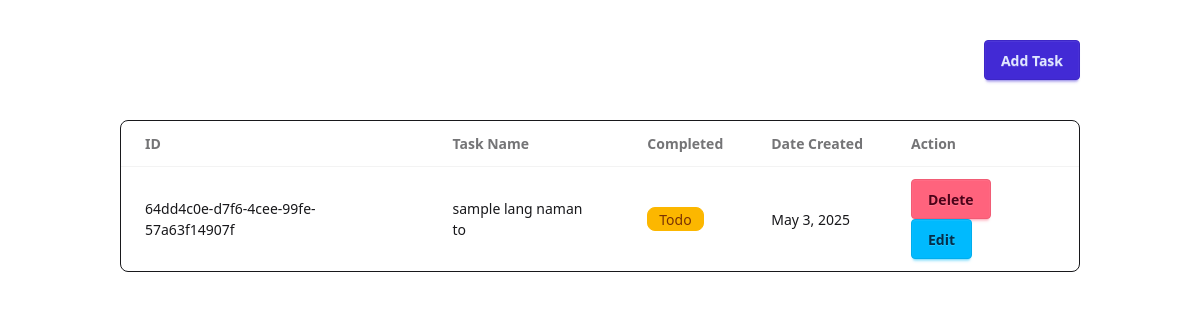
The page /to-do-list/ on the database as committed earlier.
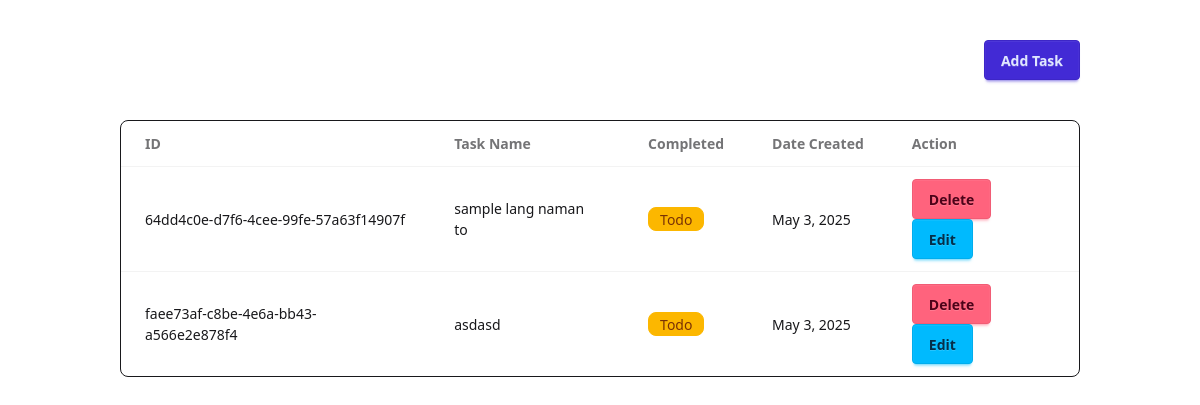
The same page on the database as committed later.
### to_do_list/models.py (models this page shows)
class Todo(models.Model):
    id = models.UUIDField(primary_key=True)
    task = models.CharField(max_length=255)
    completed = models.BooleanField()
    created_at = models.DateField(auto_now_add=True)
    updated_at = models.DateField(auto_now=True)

### to_do_list/views.py (the view)
# urls.py: path("", views.index, name="index"),
def index(request):
    todos = Todo.objects.all()
    return render(request, 'to_do_list/index.html', {
        'message': 'This is your first template!',
        'todos': todos
    })

### to_do_list/templates/to_do_list/index.html (shortened to what this page needs)
{% extends "to_do_list/base.html" %}
{% load static %}
{% block content %}
    <div class="flex flex-col w-full px-30 py-10 gap-10">
        <button class="btn btn-primary w-fit self-end" onclick="addTask.showModal()">Add Task</button>
        <div class="overflow-x-auto rounded-box border border-base-content/5 bg-base-100">
            <table class="table">
                <thead>
                    <tr>
                        <th class="py-3 px-6 text-left">ID</th>
                        <th class="py-3 px-6 text-left">Task Name</th>
                        <th class="py-3 px-6 text-left">Completed</th>
                        <th class="py-3 px-6 text-left">Date Created</th>
                        <th class="py-3 px-6 text-left">Action</th>
                </thead>
                {% if todos %}
                <tbody>
                    {% for todo in todos %}
                        <tr>
                            <td class="py-3 px-6">{{todo.id}}</td>
                            <td class="py-3 px-6">{{todo.task|default:"-"}}</td>
                            <td class="py-3 px-6">
                                {% if todo.completed %}
                                    <div class="badge badge-success">Completed</div>
                                {% else %}
                                    <div class="badge badge-warning">Todo</div>
                                {% endif %}
                            </td>
                            <td class="py-3 px-6">{{todo.created_at}}</td>
                            <td class="py-3 px-6">
                                <a class="btn btn-error" href="{% url 'delete_todo' todo.id %}" onclick="return confirm('Are you sure you want to delete this?');">
                                    Delete
                                </a>
                                <button class="btn btn-info" onclick="document.getElementById('editTask_{{ todo.id }}').showModal()">Edit</button>
                            </td>
                        </tr>
                    {% endfor %}
                </tbody>
                {% endif %}
            </table>
        </div>
    </div>
{% endblock %}

Rows that differ between the two databases and show on the page:
added Todo: id "faee73af-c8be-4e6a-bb43-a566e2e878f4", task "asdasd", completed "Todo", created_at "May 3, 2025"
